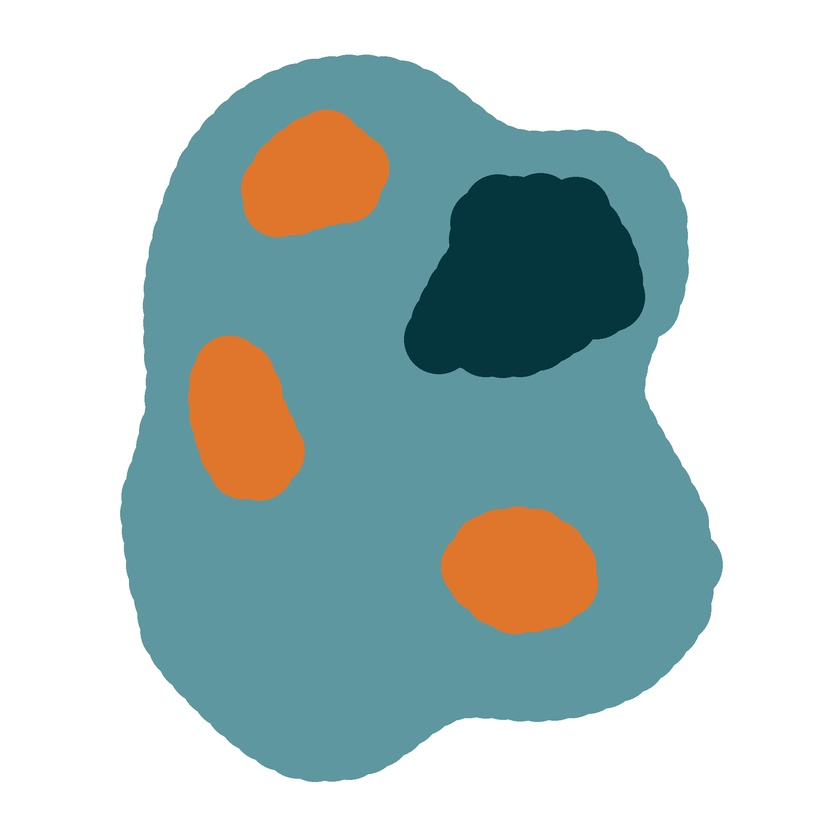
#> input picture exercise_image_segmentation/blob1.jpg, 840 x 840 px, shrunk from 2000 x 2000 before the run
$ jupyter execute exercise_submission_image_segmentation_AK.ipynb
#> lines starting #> are read from the running program, lines starting #| are printed output that depends on the picture; after the words box and inside, x2 and y2 are one past the last pixel; in counts of white or black regions, pixels touching at a corner belong together; long printed decimals are rounded
[cell 1]
import numpy as np
import skimage.io as io
import skimage.color as color
import matplotlib.pyplot as plt
from sklearn.cluster import KMeans
from skimage.measure import find_contours, regionprops
import skimage.morphology as morphology

[cell 2]
im = io.imread('./blob1.jpg')
#> im is the input picture: shape (840, 840, 3); mean R, G, B 180.9, 197.9, 197.1
plt.imshow(im)
plt.show()

[cell 3]
#Check gray values: are they distinct enough?
imbw = color.rgb2gray(im)
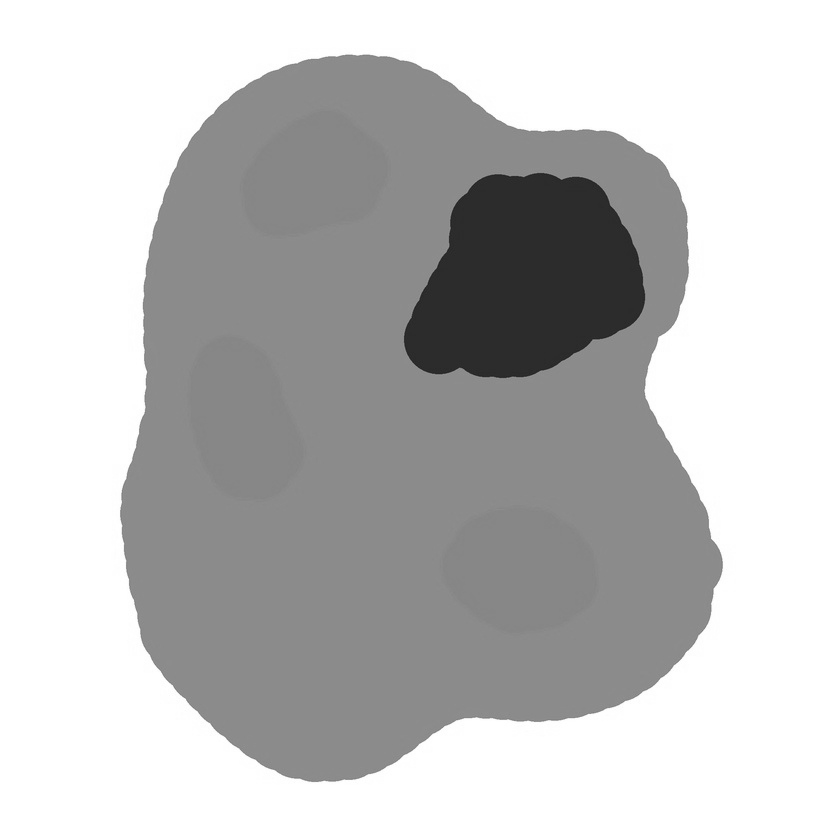
#> imbw: shape (840, 840) float64; min 0.126, max 1, mean 0.762
plt.imshow(imbw,cmap=plt.get_cmap('Greys'))
plt.show()
#Not quite enough to be super robust; color is a better choice

### Get the edges of all the shapes
Approach: segment the objects by K-means on RGB values, then use regionprops to get the
    individual objects in each cluster and get their contour

[cell 4]
#Segmentation by KMeans clustering on RGB values
n_clusters = 4
pixel_list = np.reshape(im,newshape=(-1,3))
kmeans_result = KMeans(n_clusters=n_clusters,random_state=0).fit(pixel_list)
label_image = np.reshape(kmeans_result.labels_, newshape=im.shape[:-1])
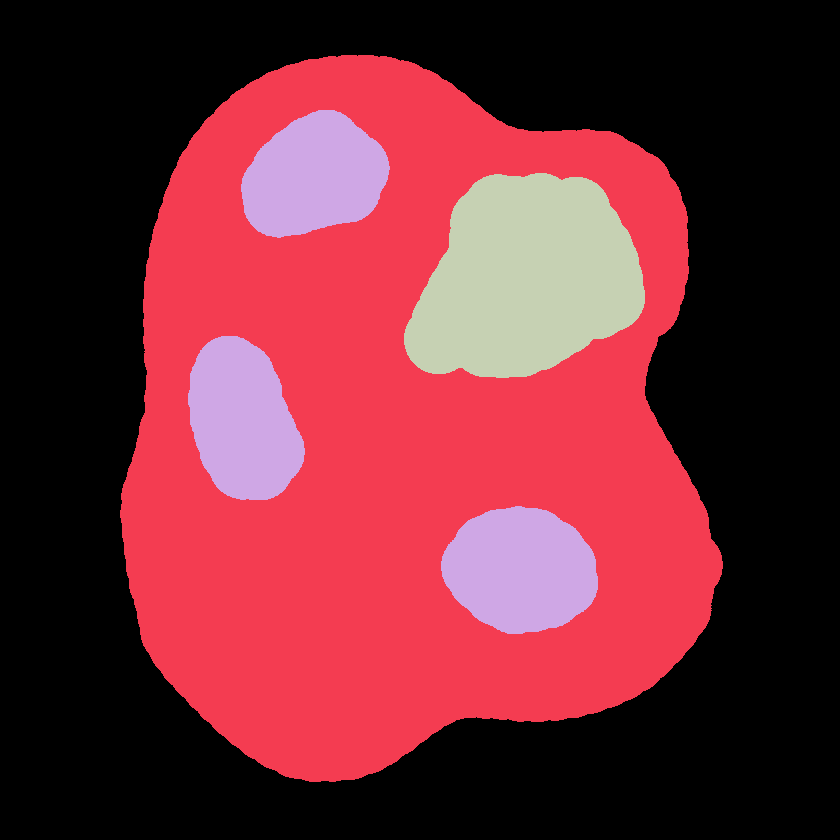
#> label_image: shape (840, 840) int32; 4 distinct labels, from 0 to 3; one colour per label, 0 black
plt.imshow(label_image)
plt.show()

[cell 5]
def get_blob_info(cluster_index, region, full_image_shape):
    '''Create a dict for a blob that contains its contour and region props
    (and the K-means label it corresponds to)'''

    this_blob = dict()
    this_blob['cluster_index'] = cluster_index
    this_blob['regionprops'] = region
    #Isolate only this particular blob in the image
    im_only_this_blob = np.zeros(full_image_shape, dtype=bool)
    im_only_this_blob[region['coords'][:,0], region['coords'][:,1]] = True
    this_blob['contour'] = find_contours(im_only_this_blob,0.5)[0]

    return this_blob

[cell 6]
#Run through each label and get information on each distinct blob from each label
blob_list = []
full_image_shape = label_image.shape
#> full_image_shape = (840, 840)
for k in range(1,n_clusters): #omit first cluster, which is background
    segmented_by_label = label_image == k
    labeled_blobs, n_blobs = morphology.label(segmented_by_label, return_num=True)
    rp = regionprops(labeled_blobs)
    for region in rp:
        this_blob = get_blob_info(k, region, full_image_shape)
        blob_list.append(this_blob)
#> this loop made 3 passes
#> n_blobs on passes 1 to 3: 1, 3, 1
#> pass 1, `segmented_by_label = label_image == k`:
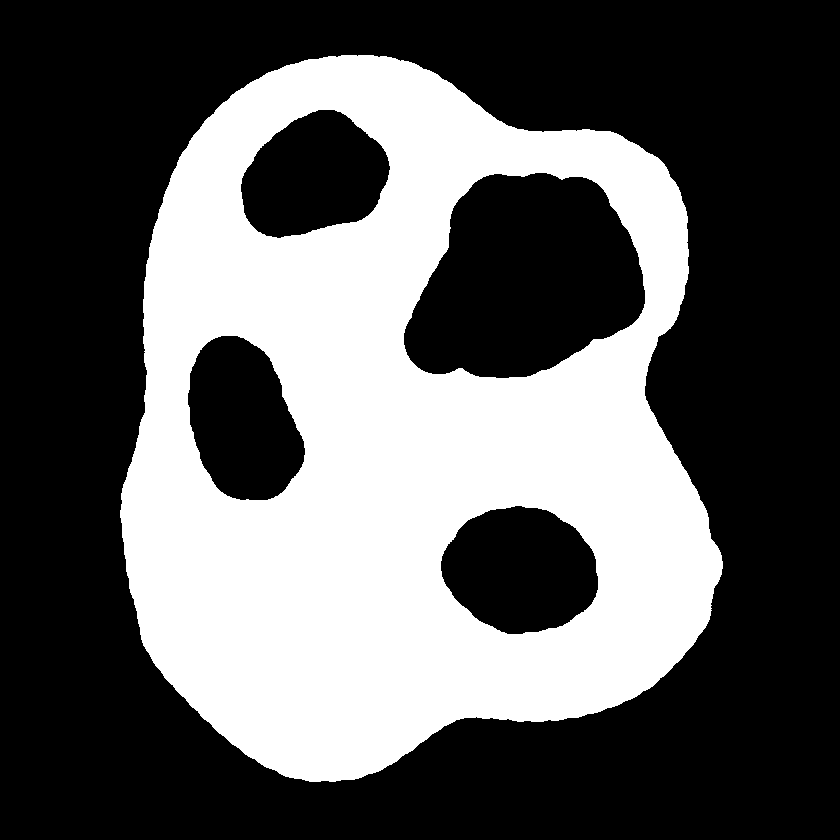
#> segmented_by_label: shape (840, 840) bool; 36.8% white; 1 white region, box (x1, y1, x2, y2) and area: (120, 55, 723, 782) 259688
#> pass 2, `labeled_blobs, n_blobs = morphology.label(segmented_by_label, return_n..`:
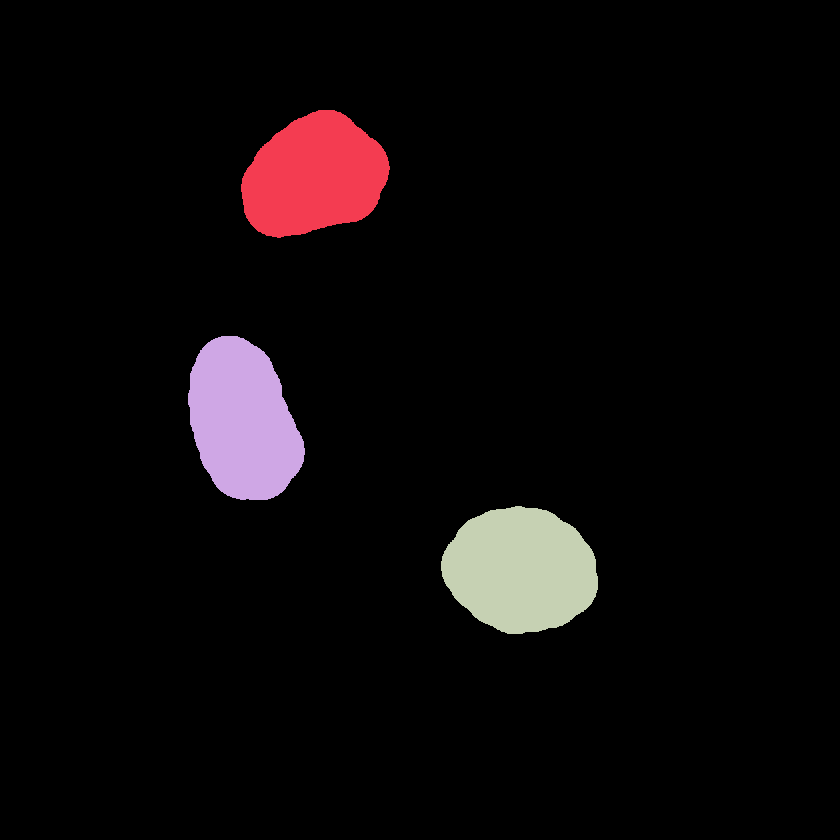
#> labeled_blobs: shape (840, 840) int32; 4 distinct labels, from 0 to 3; one colour per label, 0 black
#> after the loop:
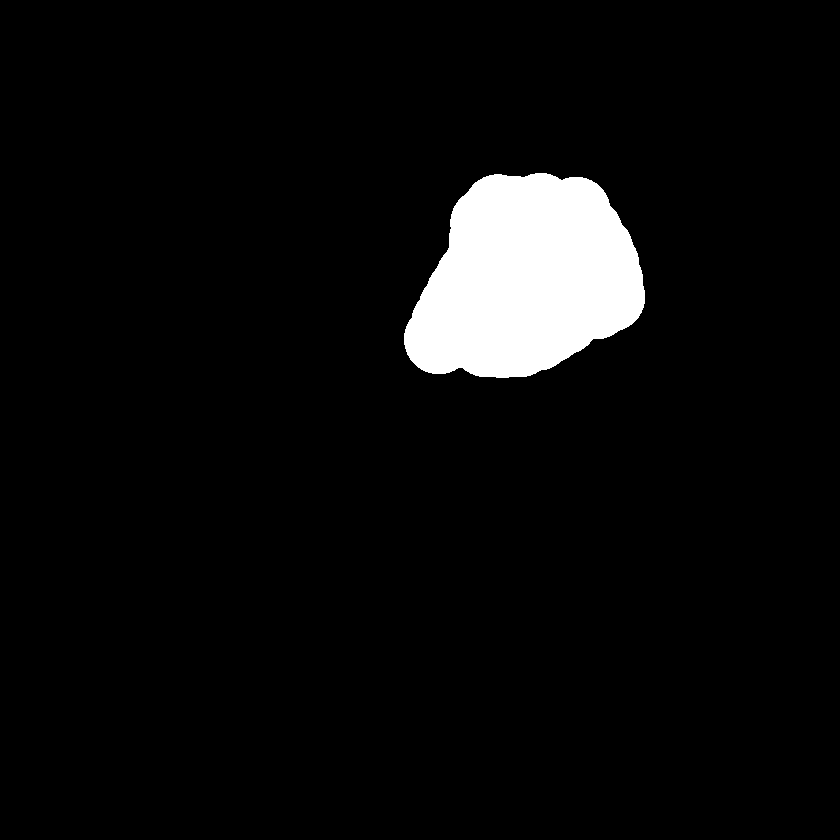
#> labeled_blobs: shape (840, 840) int32; values 0 (black) and 1 (white), 5.2% white; 1 white region, box (x1, y1, x2, y2) and area: (404, 173, 645, 378) 36478
#> after the loop, blob_list = 5 items

[cell 7]
plt.imshow(im)
for blob in blob_list:
    plt.plot(blob['contour'][:,1],blob['contour'][:,0],linewidth=5)
#> this loop made 5 passes
plt.show()
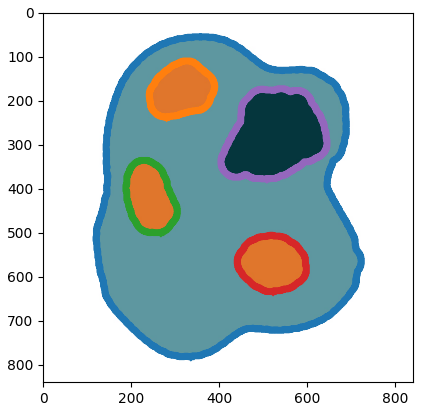
#> figure drawn by matplotlib, 1 panel

### Find distance between centroid and contour
The regionprops command provides the centroid of the object, so it's just a matter of taking the distance between the contour coordinates and the regionprops centroid

[cell 8]
outer_contour = blob_list[0]['contour']
#> outer_contour = 2817 pairs, first value 54.5 to 781.5, second value 119.5 to 722.5
for k,blob in enumerate(blob_list[1:]):
    centroid = blob['regionprops']['centroid']
    distance = np.sqrt(np.sum((outer_contour - centroid)**2,axis=1))
    print('sub-blob {} minimum distance: {}'.format(k + 1, np.min(distance)))
#> this loop made 4 passes
#> centroid on passes 1 to 4: (176.1, 313.8), (420.5, 242.4), (569.6, 520.3), (278.6, 525.6)
#| sub-blob 1 minimum distance: 112.378
#| sub-blob 2 minimum distance: 98.295
#| sub-blob 3 minimum distance: 149.419
#| sub-blob 4 minimum distance: 144.217

### Smoothing the bumpy object
I rather liked the discussion here: https://stackoverflow.com/questions/51259361/smooth-a-bumpy-circle/51267877 .
I think the most conceptually elegant is the Fourier domain solution, but the easiest to code is the averaging one.

Before this I tried fitting a spline (with `scipy.interpolate.UnivariateSpline`) to the x and y coordinates separately, but it breaks down at the endpoint. Something that explicitly uses the circular boundary conditions is needed.

[cell 9]
def smooth_contour_moving_average(contour,window_size=None):
    '''Given a contour, calculate a weighted average around the '''
    did_transpose = 0
    if not 2 in contour.shape:
        raise ValueError()
    elif contour.shape[1] == 2:
        pass
    else:
        contour = np.transpose(contour)
        did_transpose = 1

    if window_size == None:
        window_size = round(len(contour)*0.02) + 1

    avg_contour = np.copy(contour)
    for k in range(1,window_size+1):
        avg_contour = avg_contour + np.roll(contour,k,axis=0) + np.roll(contour,-k,axis=0)
    avg_contour /= (2*window_size+1)

    if did_transpose:
        avg_contour = np.transpose(avg_contour)

    return avg_contour

[cell 10]
contour = blob_list[4]['contour']
#> contour = 919 pairs, first value 172.5 to 377.5, second value 403.5 to 644.5
avg_contour = smooth_contour_moving_average(contour)
#> in smooth_contour_moving_average, `window_size = round(len(contour)*0.02) + 1`: window_size = 19
#> in smooth_contour_moving_average, `avg_contour = np.copy(contour)`: avg_contour has the same summary as contour outside smooth_contour_moving_average
#> after the loop in smooth_contour_moving_average, `for k in range(1,window_size+1):`: avg_contour = 919 pairs, first value 6778.5 to 14698.5, second value 15787.5 to 25097.5
#> in smooth_contour_moving_average, `avg_contour /= (2*window_size+1)`: avg_contour = 919 pairs, first value 173.8 to 376.9, second value 404.8 to 643.5
plt.plot(contour[:,0],contour[:,1])
plt.plot(avg_contour[:,0],avg_contour[:,1])
plt.show()
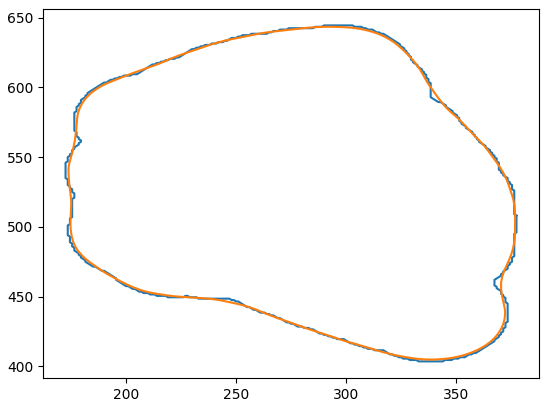
#> figure drawn by matplotlib, 1 panel

### How much is covered by orange?
I think this is easiest from the segmented objects rather than the contours. This could also be done using the area property from regionprops

[cell 11]
print('total orange pixels: {}'.format(np.sum(label_image == 2)))
#| total orange pixels: 43106
print('percent orange pixels: {}'.format(100*(np.sum(label_image == 2)/label_image.size)))
#| percent orange pixels: 6.109
masked_image = np.full_like(im,255)
#> masked_image: shape (840, 840, 3); every value is 255
masked_image[label_image == 2] = im[label_image == 2]
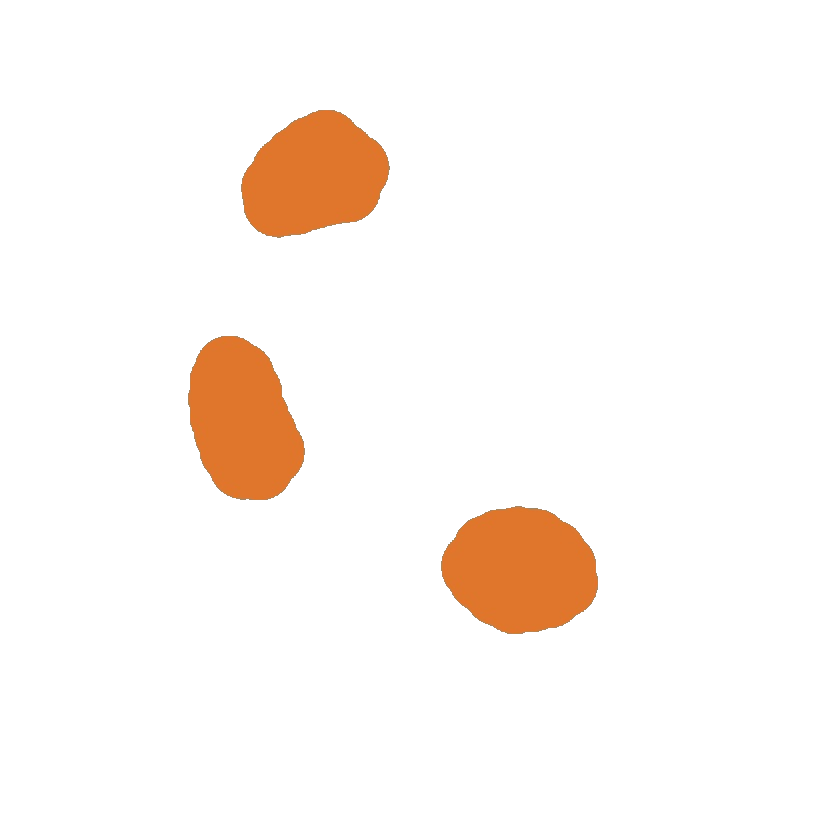
#> masked_image: shape (840, 840, 3); mean R, G, B 253, 246.7, 242.2
plt.imshow(masked_image)
plt.show()
